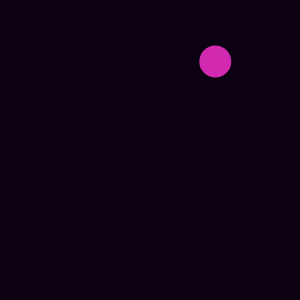
Frame 1 (no input)
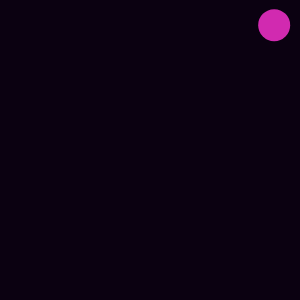
Frame 60 (no input)
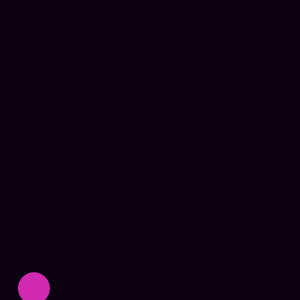
Frame 120 (the mouse pressed at the canvas centre since frame 60)

The p5.js sketch that drew these frames (run headless with seeded random() and noise() and a simulated clock; from frame 60 on, the mouse is pressed at the canvas centre):

// p5.js sketch
// ── sketch.js
var backgroundColor = "#0b0111";
var moverColor = "#d12ab0";

var mover;

function setup() {
  createCanvas(300, 300);

  mover = new Mover();
}

function draw() {
  background(backgroundColor);

  mover.checkEdges();
  mover.update();
  mover.draw();
}

class Mover {
  constructor() {
    this.pos = createVector(random(width), random(height));
    this.vel = createVector(random(-2, 2), random(-2, 2));
  }

  checkEdges() {
    if (this.pos.x < 0) {
      this.pos.x = width;
    } else if (this.pos.x > width) {
      this.pos.x = 0;
    }

    if (this.pos.y < 0) {
      this.pos.y = height;
    } else if (this.pos.y > height) {
      this.pos.y = 0;
    }
  }

  update() {
    this.pos.add(this.vel);
  }

  draw() {
    fill(moverColor);
    noStroke();
    ellipse(this.pos.x, this.pos.y, 32);
  }
}
